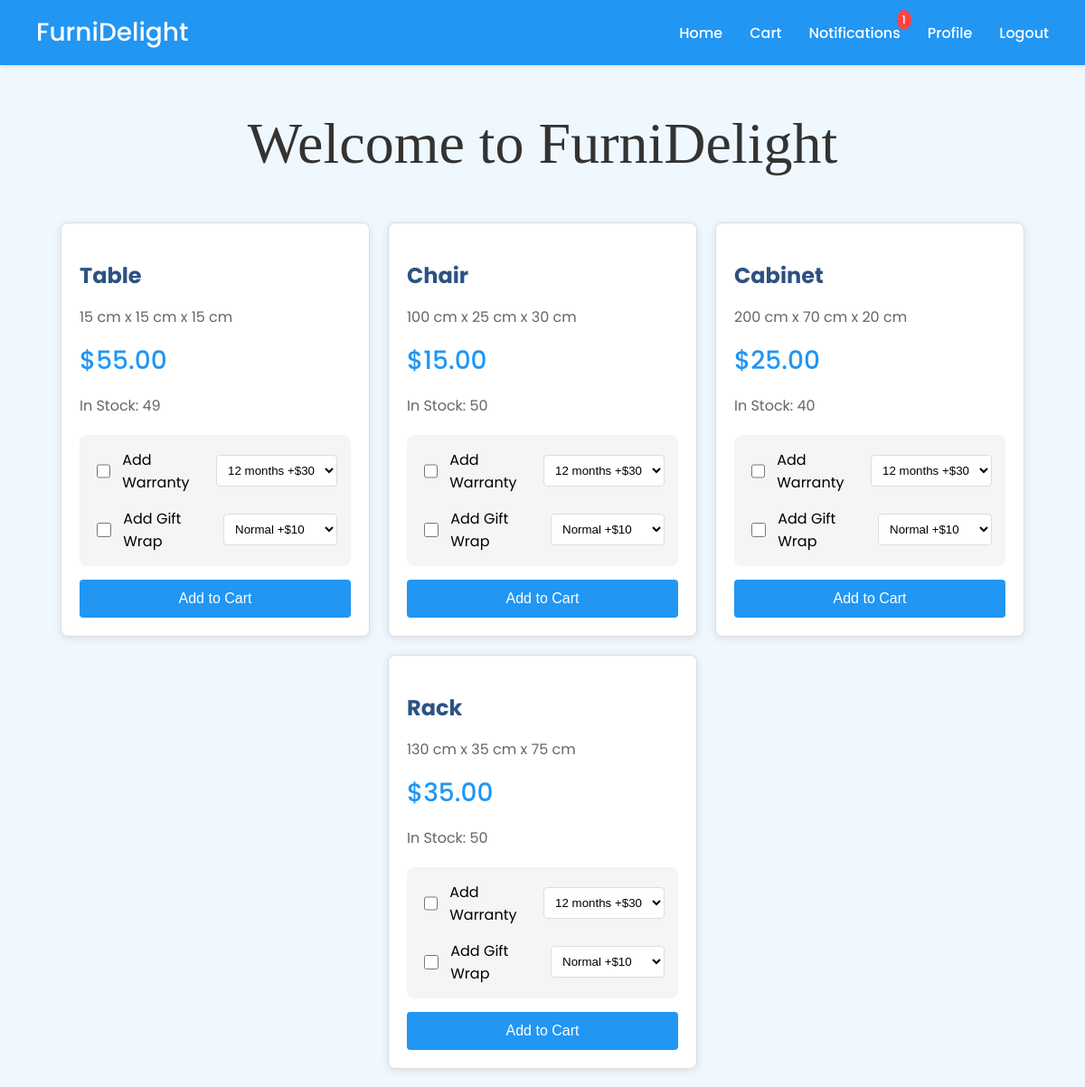
The app's page / (signed in) with its own data.
### ecommerce/models.py (models this page shows, shortened)
class Product(models.Model):
    name = models.CharField(max_length=255)
    description = models.TextField()
    price = models.DecimalField(max_digits=10, decimal_places=2)
    quantity = models.IntegerField()
    class Meta:
        db_table = 'product'

### ecommerce/views.py (the view, shortened to what this page needs)
# urls.py: path('', views.home, name='home'),
@login_required
def home(request):
    products = Product.objects.all()
    return render(request, 'home.html', {
        'products': products,
        'is_admin': False,
        'user': request.user
    })

### ecommerce/templates/home.html (shortened to what this page needs)
{% extends 'base.html' %}
{% block content %}
<div class="welcome-header">
    <h1>Welcome to FurniDelight</h1>
</div>
<div class="products-container">
    {% for product in products %}
    <div class="product-card">
        <h2 class="product-title">{{ product.name }}</h2>
        <p class="product-description">{{ product.description }}</p>
        <div class="product-price">${{ product.price }}</div>
        <p class="stock-info">In Stock: {{ product.quantity }}</p>
        <form method="POST" action="{% url 'add_to_cart' product.id %}">
            <div class="options-container">
                <div class="option-group">
                    <input type="checkbox" id="warranty-{{ product.id }}" name="warranty">
                    <label for="warranty-{{ product.id }}">Add Warranty</label>
                    <select name="warranty_duration">
                        <option value="12">12 months <span class="option-badge">+$30</span></option>
                    </select>
                </div>
                <div class="option-group">
                    <input type="checkbox" id="gift-wrap-{{ product.id }}" name="gift_wrap">
                    <label for="gift-wrap-{{ product.id }}">Add Gift Wrap</label>
                    <select name="gift_wrap_type">
                        <option value="normal">Normal <span class="option-badge">+$10</span></option>
                    </select>
                </div>
            </div>
            <button type="submit" class="add-to-cart-btn">Add to Cart</button>
        </form>
    </div>
    {% endfor %}
</div>
{% endblock %}

### records on screen
Product: name "Table", description "15 cm x 15 cm x 15 cm", price "55.00", quantity "49"
Product: name "Chair", description "100 cm x 25 cm x 30 cm", price "15.00", quantity "50"
Product: name "Cabinet", description "200 cm x 70 cm x 20 cm", price "25.00", quantity "40"
Product: name "Rack", description "130 cm x 35 cm x 75 cm", price "35.00", quantity "50"
